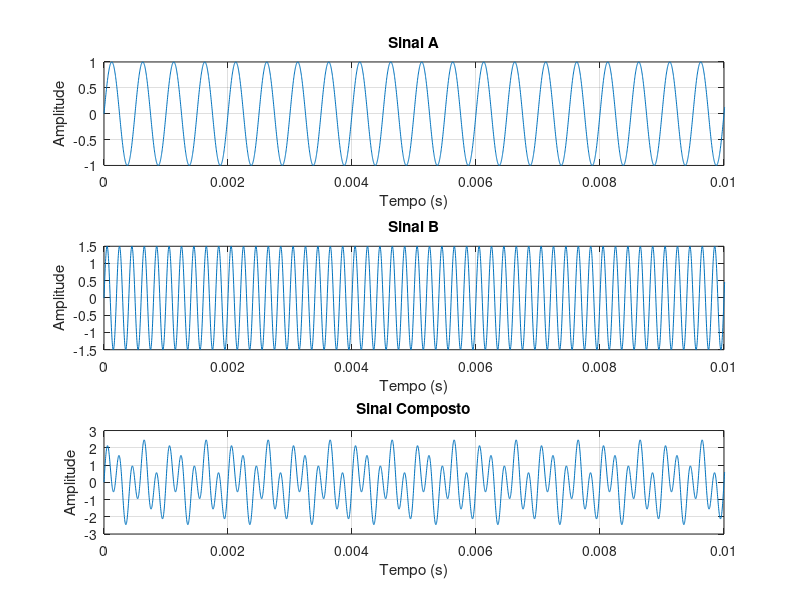
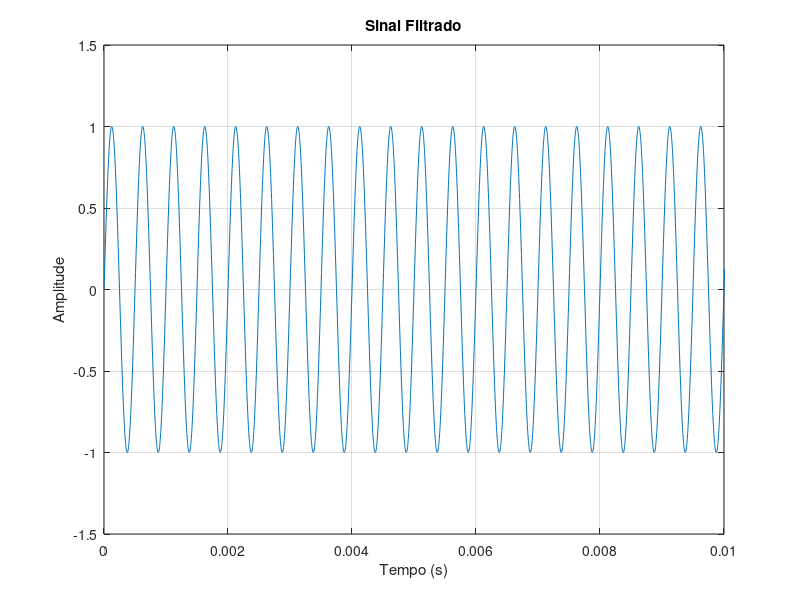
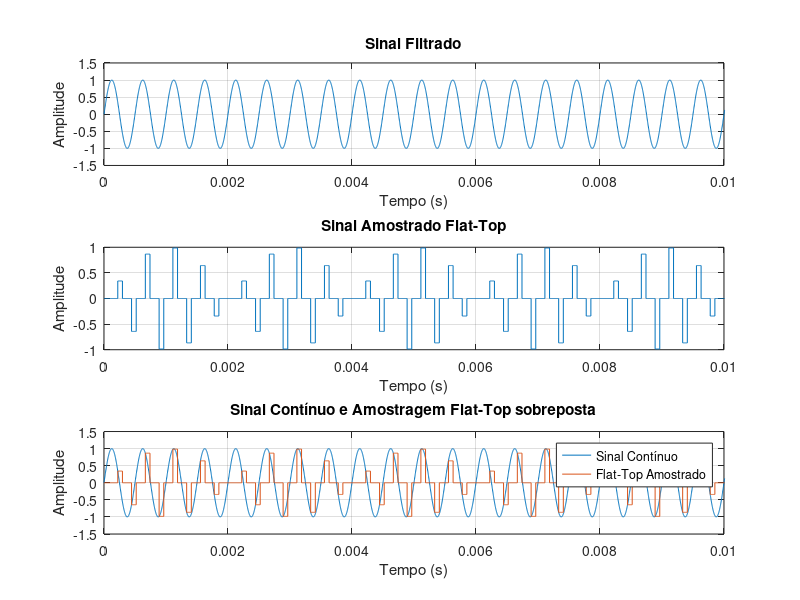
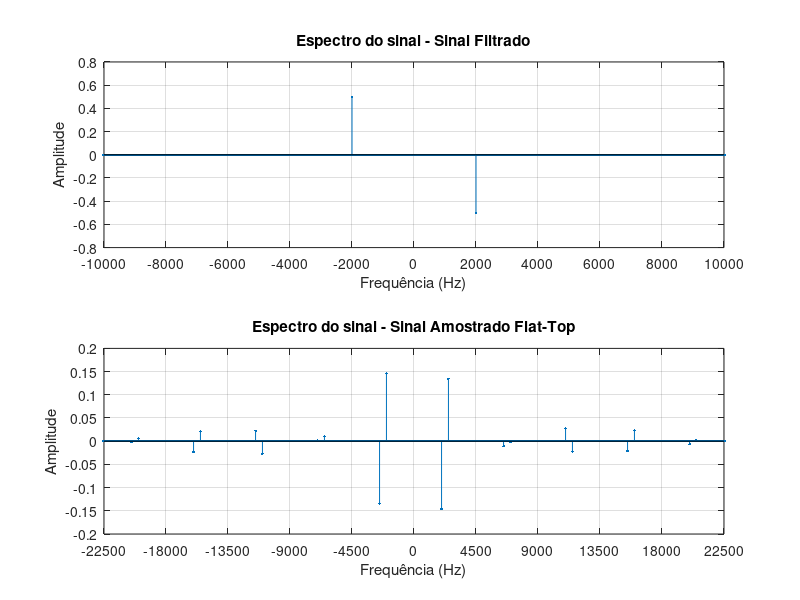

Recreate these plots in MATLAB, in order.
clear;
clc;
close all;
%pkg load signal;

f1 = 2e3;        % Frequencia da senoide a ser amostrada
f2 = 5e3;        % Frequencia da segunda senoide
A1 = 1.0;        % Amplitude da senoide a ser amostrada
A2 = 1.5;        % Amplitude da segunda senoide

fs = 4.5e3;        % Frequencia de amostragem
Ts = 1/fs;       % Periodo de amostragem
fNyquist = fs/2; % Frequencia de Nyquist
fAnalog = 360e3; % Frequencia da grade computacional
Ta = 1/fAnalog;  % Periodo da grade computacional
tempoTotal = 1;  % Tempo total de simulacao
t = 0:Ta:tempoTotal-Ta; % Grade computacional
nPAnalog = length(t);   % Total de pontos da grade
fCorte = 3e3;    % Frequencia de corte do filtro passa baixas

sinalA = A1*sin(2*pi*f1*t);
sinalB = A2*sin(2*pi*f2*t);
sinalComposto = sinalA + sinalB;

filtroIdeal = zeros(1, nPAnalog);
for i = 1:nPAnalog
    fAtual = (i-1) * (fAnalog / nPAnalog);
    if fAtual <= fCorte || fAtual >= (fAnalog - fCorte)
        filtroIdeal(i) = 1;
    else
        filtroIdeal(i) = 0;
    end
end

sinalCompostoFFT = fft(sinalComposto);
sinalFiltradoFFT = sinalCompostoFFT .* filtroIdeal;
sinalFiltrado = real(ifft(sinalFiltradoFFT));

% Figura 1: Sinais no Tempo
figure;
subplot(3,1,1);
plot(t,sinalA);
grid on;
xlabel('Tempo (s)');
ylabel('Amplitude');
title('Sinal A');
xlim([0 0.01]);

subplot(3,1,2);
plot(t,sinalB);
grid on;
xlabel('Tempo (s)');
ylabel('Amplitude');
title('Sinal B');
xlim([0 0.01]);

subplot(3,1,3);
plot(t,sinalComposto);
grid on;
xlabel('Tempo (s)');
ylabel('Amplitude');
title('Sinal Composto');
xlim([0 0.01]);
saveas(gcf, sprintf('FlatTop_%gHz_01_Sinais_No_Tempo_A.png', fs));

figure;
subplot(1,1,1);
plot(t,sinalFiltrado);
grid on;
xlabel('Tempo (s)');
ylabel('Amplitude');
title('Sinal Filtrado');
xlim([0 0.01]);
saveas(gcf, sprintf('FlatTop_%gHz_01_Sinais_No_Tempo_B.png', fs));

kPasso = round(Ts/Ta);
d = Ts/3; % Tempo de abertura do pulso
numPontosPulso = round(d/Ta);
dReal = numPontosPulso * Ta;

amostras = sinalFiltrado(1:kPasso:end); % Obtendo as amostras do sinal filtrado
pulsoFlatTop = [ones(1, numPontosPulso), zeros(1, kPasso - numPontosPulso)]; % Pulso retangular Flat-Top
sinalAmostradoFlatTop = kron(amostras, pulsoFlatTop); % Construindo o sinal Flat-Top
sinalAmostradoFlatTop = sinalAmostradoFlatTop(1:nPAnalog);

% Figura 2: Processo de amostragem no tempo (3 subplots - com os 2 gráficos de sobreposição no 3º subplot)
figure;
subplot(3,1,1);
plot(t,sinalFiltrado);
grid on;
xlabel('Tempo (s)');
ylabel('Amplitude');
title('Sinal Filtrado');
xlim([0 0.01]);

subplot(3,1,2);
stairs(t,sinalAmostradoFlatTop);
grid on;
xlabel('Tempo (s)');
ylabel('Amplitude');
title('Sinal Amostrado Flat-Top');
xlim([0 0.01]);

subplot(3,1,3);
plot(t, sinalFiltrado);
hold on;
stairs(t, sinalAmostradoFlatTop);
grid on;
xlabel('Tempo (s)');
ylabel('Amplitude');
title('Sinal Contínuo e Amostragem Flat-Top sobreposta');
legend('Sinal Contínuo', 'Flat-Top Amostrado');
xlim([0 0.01]);
hold off;
saveas(gcf, sprintf('FlatTop_%gHz_02_Processo_De_Amostragem.png', fs));

f = (-nPAnalog/2 : nPAnalog/2 - 1) * (fAnalog / nPAnalog); % Grade computacional da frequencia

sinalFiltradoFFT_plot = fftshift(fft(sinalFiltrado)) / nPAnalog;
sinalAmostradoFlatTopFFT_plot = fftshift(fft(sinalAmostradoFlatTop)) / nPAnalog;

magFiltrado = abs(sinalFiltradoFFT_plot);
faseFiltrado = angle(sinalFiltradoFFT_plot) * (180/pi);
faseFiltrado(magFiltrado < 0.01 * max(magFiltrado)) = 0;

magFlatTop = abs(sinalAmostradoFlatTopFFT_plot);
faseFlatTop = angle(sinalAmostradoFlatTopFFT_plot) * (180/pi);
faseFlatTop(magFlatTop < 0.01 * max(magFlatTop)) = 0;

% Figura 3: Espectro do sinal - Parte Imaginária (2 subplots)
figure;
subplot(2,1,1);
stem(f, imag(sinalFiltradoFFT_plot), '.');
grid on;
xlabel('Frequência (Hz)');
ylabel('Amplitude');
title('Espectro do sinal - Sinal Filtrado');
xlim([-10000 10000]);
xticks(-10000:2000:10000);

subplot(2,1,2);
stem(f, imag(sinalAmostradoFlatTopFFT_plot), '.');
grid on;
xlabel('Frequência (Hz)');
ylabel('Amplitude');
title('Espectro do sinal - Sinal Amostrado Flat-Top');
xlim([-5*fs 5*fs]);
xticks(-5*fs : fs : 5*fs);
saveas(gcf, sprintf('FlatTop_%gHz_03_Espectros_Do_Sinal_Imag.png', fs));

% Figura 4: Espectros de Magnitude (2 subplots)
figure;
subplot(2,1,1);
stem(f, magFiltrado, '.');
grid on;
xlabel('Frequência (Hz)');
ylabel('Magnitude');
title('Espectro de Magnitude - Sinal Filtrado');
xlim([-10000 10000]);
xticks(-10000:2000:10000);
xtickangle(45);

subplot(2,1,2);
stem(f, magFlatTop, '.');
grid on;
xlabel('Frequência (Hz)');
ylabel('Magnitude');
title('Espectro de Magnitude do Sinal Flat-Top');
xlim([-15000 15000]);
xticks(-15000:3000:15000);
saveas(gcf, sprintf('FlatTop_%gHz_04_Espectros_De_Magnitude.png', fs));

% Figura 5: Espectros de Fase (2 subplots)
figure;
subplot(2,1,1);
stem(f, faseFiltrado, '.');
grid on;
xlabel('Frequência (Hz)');
ylabel('Fase (graus)');
title('Espectro de Fase - Sinal Filtrado');
xlim([-10000 10000]);
xticks(-10000:2000:10000);
ylim([-180 180]);
yticks(-180:90:180);

subplot(2,1,2);
stem(f, faseFlatTop, '.');
grid on;
xlabel('Frequência (Hz)');
ylabel('Fase (graus)');
title('Espectro de Fase - Sinal Amostrado Flat-Top');
xlim([-5*fs 5*fs]);
xticks(-5*fs : fs : 5*fs);
ylim([-180 180]);
yticks(-180:45:180);
saveas(gcf, sprintf('FlatTop_%gHz_05_Espectros_De_Fase.png', fs));

fCorteReconstrucao = fs/2;
filtroReconstrucao = zeros(1, nPAnalog);
for i = 1:nPAnalog
    fAtual = (i-1) * (fAnalog / nPAnalog);
    if fAtual <= fCorteReconstrucao || fAtual >= (fAnalog - fCorteReconstrucao)
        filtroReconstrucao(i) = 1;
    else
        filtroReconstrucao(i) = 0;
    end
end

fatorCompensacao = Ts / dReal;
sinalAmostradoFlatTopFFT = fft(sinalAmostradoFlatTop);
sinalReconstruidoFFT = sinalAmostradoFlatTopFFT .* filtroReconstrucao * fatorCompensacao;
sinalReconstruido = real(ifft(sinalReconstruidoFFT));

filtroReconstrucaoPlot = fftshift(filtroReconstrucao);
sinalReconstruidoFFT_plot = fftshift(sinalReconstruidoFFT) / nPAnalog;

% Figura 7: Reconstrução e Comparação (4 subplots)
figure;
subplot(3,1,1);
stem(f, imag(sinalAmostradoFlatTopFFT_plot), '.');
grid on;
xlabel('Frequência (Hz)');
ylabel('Amplitude');
title('Espectro do sinal - Sinal Amostrado Flat-Top');
xlim([-5*fs 5*fs]);
xticks(-5*fs : fs : 5*fs);

subplot(3,1,2);
plot(f, filtroReconstrucaoPlot);
grid on;
xlabel('Frequência (Hz)');
ylabel('Ganho');
title('Filtro Ideal de Reconstrução');
xlim([-5*fs 5*fs]);
xticks(-5*fs : fs : 5*fs);
ylim([-0.2 1.2]);

subplot(3,1,3);
stem(f, imag(sinalReconstruidoFFT_plot), '.');
grid on;
xlabel('Frequência (Hz)');
ylabel('Amplitude');
title('Espectro do sinal - Sinal Reconstruído');
xlim([-5*fs 5*fs]);
xticks(-5*fs : fs : 5*fs);
saveas(gcf, sprintf('FlatTop_%gHz_07_Reconstrucao_E_Comparacao_A.png', fs));

figure;
subplot(1,1,1);
plot(t, sinalFiltrado, 'DisplayName', 'Sinal Filtrado');
hold on;
plot(t, sinalReconstruido, '--', 'DisplayName', 'Sinal Reconstruído');
grid on;
xlabel('Tempo (s)');
ylabel('Amplitude');
title('Comparação: Sinal Filtrado vs Sinal Reconstruído');
xlim([0 0.01]);
legend('Location', 'northeast');
hold off;
saveas(gcf, sprintf('FlatTop_%gHz_07_Reconstrucao_E_Comparacao_B.png', fs));
